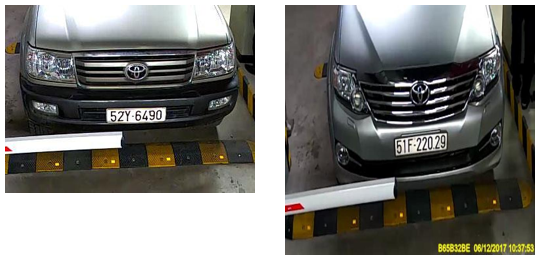
#> input picture datasets/reports/v3/corpus_samples/flagged_pair.png, 550 x 270 px; its folder holds only this picture in this run
$ python -i two_line.py   (imports and definitions only)
#> lines starting #> are read from the running program, lines starting #| are printed output that depends on the picture; after the words box and inside, x2 and y2 are one past the last pixel; in counts of white or black regions, pixels touching at a corner belong together
"""Geometry helpers that turn two-line plate crops into single-line strips (Risk R-04)."""

from __future__ import annotations

import logging
from typing import Final

import cv2
import numpy as np

from ai.inference.exceptions import InvalidImageError
from ai.inference.types import BoundingBox, ImageArray

__all__ = [
    "DEFAULT_TWO_LINE_AR_THRESHOLD",
    "UPPER_HALF_END_RATIO",
    "LOWER_HALF_START_RATIO",
    "MIN_MERGE_HEIGHT",
    "MIN_RECTIFY_ANGLE_DEGREES",
    "MAX_RECTIFY_ANGLE_DEGREES",
    "MIN_RECTIFY_AREA_FRACTION",
    "estimate_line_count",
    "rectify_plate",
    "stretch_vertical",
    "split_two_line",
    "merge_two_line",
    "preprocess_plate",
]

_LOGGER = logging.getLogger(__name__)

DEFAULT_TWO_LINE_AR_THRESHOLD: Final[float] = 2.5
"""Aspect-ratio cut-off below which a crop is treated as a two-line plate."""

LINE_COUNT_STABILITY_MARGIN: Final[float] = 0.15
"""A narrow uncertainty band near the threshold keeps ambiguous short plates stable."""

UPPER_HALF_END_RATIO: Final[float] = 5.0 / 12.0
"""Fraction of the crop height at which the upper half stops (0.4167)."""

LOWER_HALF_START_RATIO: Final[float] = 1.0 / 3.0
"""Fraction of the crop height at which the lower half starts (0.3333)."""

MIN_MERGE_HEIGHT: Final[int] = 48
"""Floor for the common height used when merging the two halves, in pixels."""

MIN_RECTIFY_ANGLE_DEGREES: Final[float] = 1.5
"""Estimated skew below which :func:`rectify_plate` leaves the crop untouched."""

MAX_RECTIFY_ANGLE_DEGREES: Final[float] = 35.0
"""Estimated skew above which the estimate itself is distrusted."""

MIN_RECTIFY_AREA_FRACTION: Final[float] = 0.25
"""Smallest fraction of the crop the candidate plate blob must cover."""

_CLAHE_DEFAULT_CLIP_LIMIT: Final[float] = 2.0
_CLAHE_DEFAULT_TILE_GRID: Final[tuple[int, int]] = (8, 8)
_DENOISE_DEFAULT_DIAMETER: Final[int] = 5
_DENOISE_DEFAULT_SIGMA_COLOR: Final[float] = 50.0
_DENOISE_DEFAULT_SIGMA_SPACE: Final[float] = 50.0


# [318 lines left out: functions _validate_image, estimate_line_count, rectify_plate, stretch_vertical, split_two_line, merge_two_line and 3 more, not called in this run]

>>> import cv2
>>> picture = cv2.imread('../../datasets/reports/v3/corpus_samples/flagged_pair.png')
#> picture is the input picture: shape (270, 550, 3); mean B, G, R 126.5, 130.1, 130.7
>>> result = rectify_plate(picture)
#> in rectify_plate, `gray = cv2.cvtColor(image, cv2.COLOR_BGR2GRAY) if image.ndim == 3 else..`:
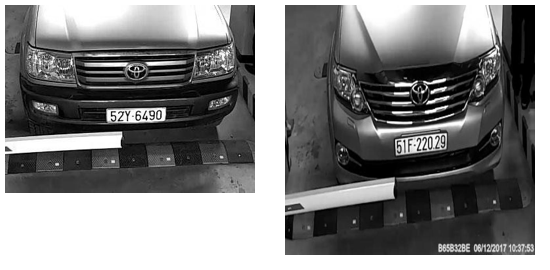
#> gray: shape (270, 550); min 0, max 255, mean 129.8
#> in rectify_plate, `blurred = cv2.GaussianBlur(gray, (5, 5), 0)`:
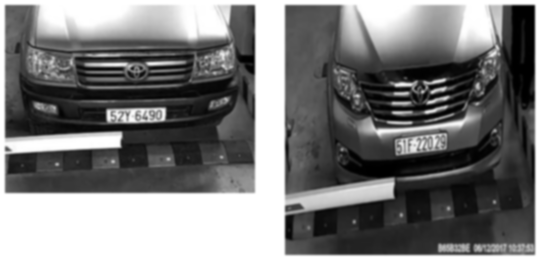
#> blurred: shape (270, 550); min 0, max 255, mean 129.8
#> in rectify_plate, `_, binary = cv2.threshold(blurred, 0, 255, cv2.THRESH_BINARY + cv2.THR..`:
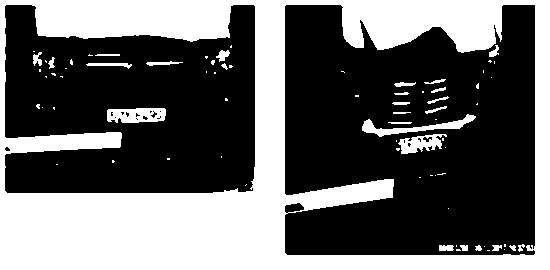
#> binary: shape (270, 550); 39.5% white; 76 white regions (49 under 20 px), largest, box (x1, y1, x2, y2) and area: (0, 0, 550, 270) 55186, (362, 114, 476, 137) 721, (107, 108, 166, 123) 709
#> the loop in rectify_plate, `for candidate in (binary, cv2.bitwise_not(binary)):` made 2 passes
#> after the loop in rectify_plate, `for candidate in (binary, cv2.bitwise_not(binary)):`: best_area = 147681
#> in rectify_plate, `(center_x, center_y), (rect_side_a, rect_side_b), _raw_angle = best_rect`: center_x = 274.5; center_y = 134.5; rect_side_a = 269; rect_side_b = 549
#> in rectify_plate, `rect_height = min(rect_side_a, rect_side_b)`: rect_height = 269
#> in rectify_plate, `box = cv2.boxPoints(best_rect)`: box = [[549, 269], [-8.24e-15, 269], [0, 0], [549, 0]]
#> in rectify_plate, `edges = box - np.roll(box, 1, axis=0)`: edges = [[0, 269], [-549, 0], [8.24e-15, -269], [549, 0]]
#> in rectify_plate, `longest_edge = edges[int(np.argmax(np.hypot(edges[:, 0], edges[:, 1])))]`: longest_edge = [-549, 0]
#> in rectify_plate, `angle = float(np.degrees(np.arctan2(longest_edge[1], longest_edge[0])))`: angle = 180
#> in rectify_plate, `angle -= 180.0`: angle = 0

$ run again, on datasets/reports/v3/corpus_samples/pairs_d14.png
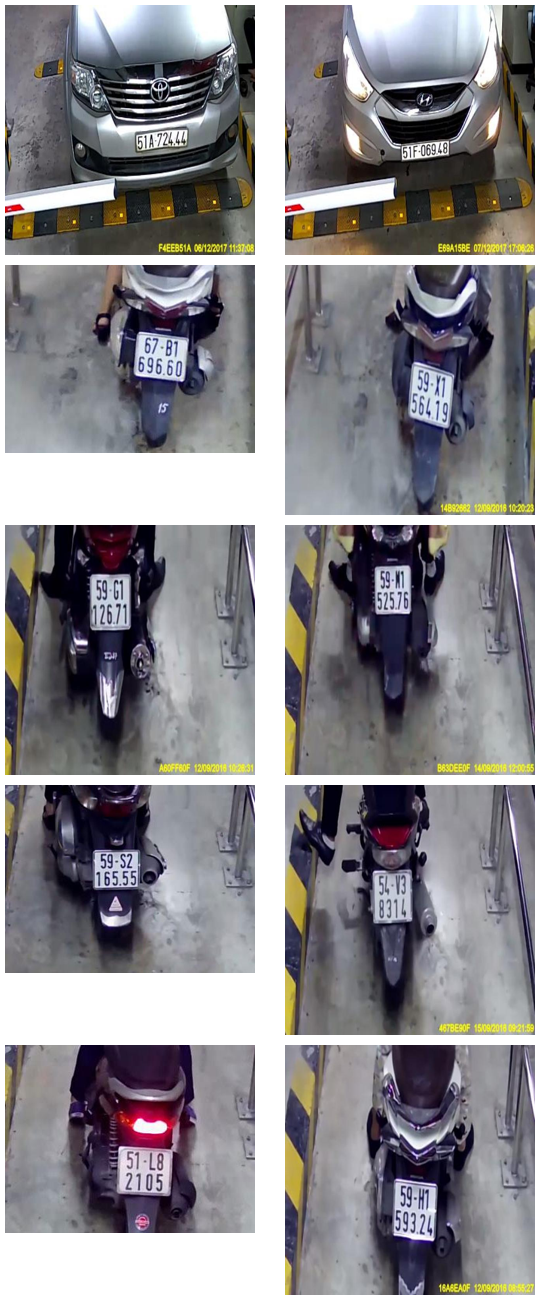
#> input picture datasets/reports/v3/corpus_samples/pairs_d14.png, 550 x 1310 px
#> picture is the input picture: shape (1310, 550, 3); mean B, G, R 142.4, 138.4, 140.4
#> in rectify_plate, `gray = cv2.cvtColor(image, cv2.COLOR_BGR2GRAY) if image.ndim == 3 else..`:
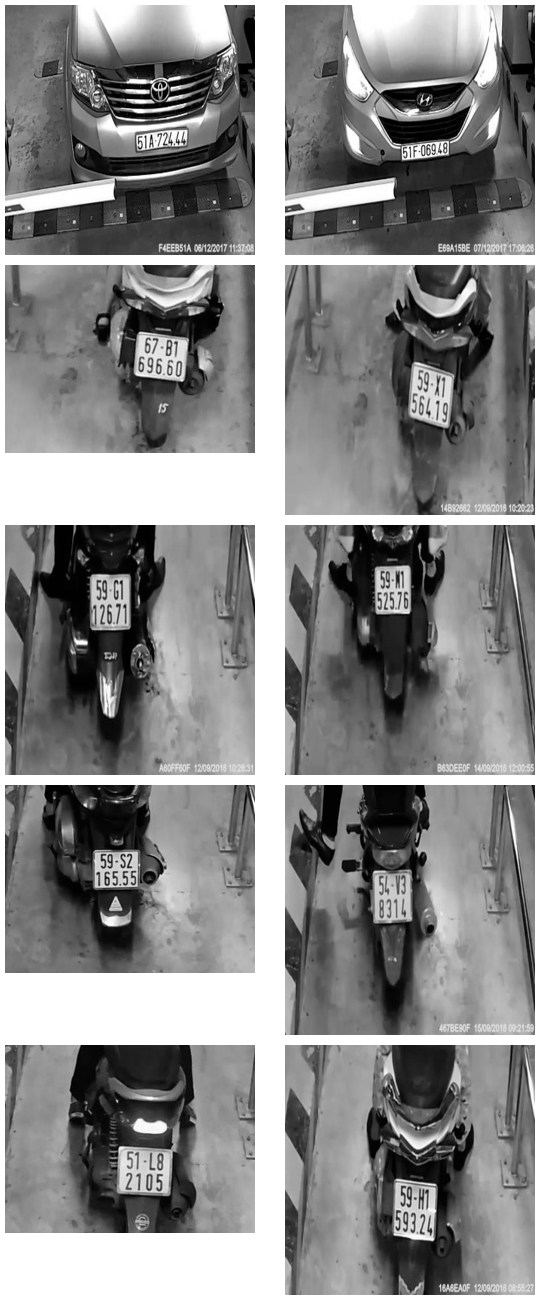
#> gray: shape (1310, 550); min 0, max 255, mean 139.5
#> in rectify_plate, `_, binary = cv2.threshold(blurred, 0, 255, cv2.THRESH_BINARY + cv2.THR..`:
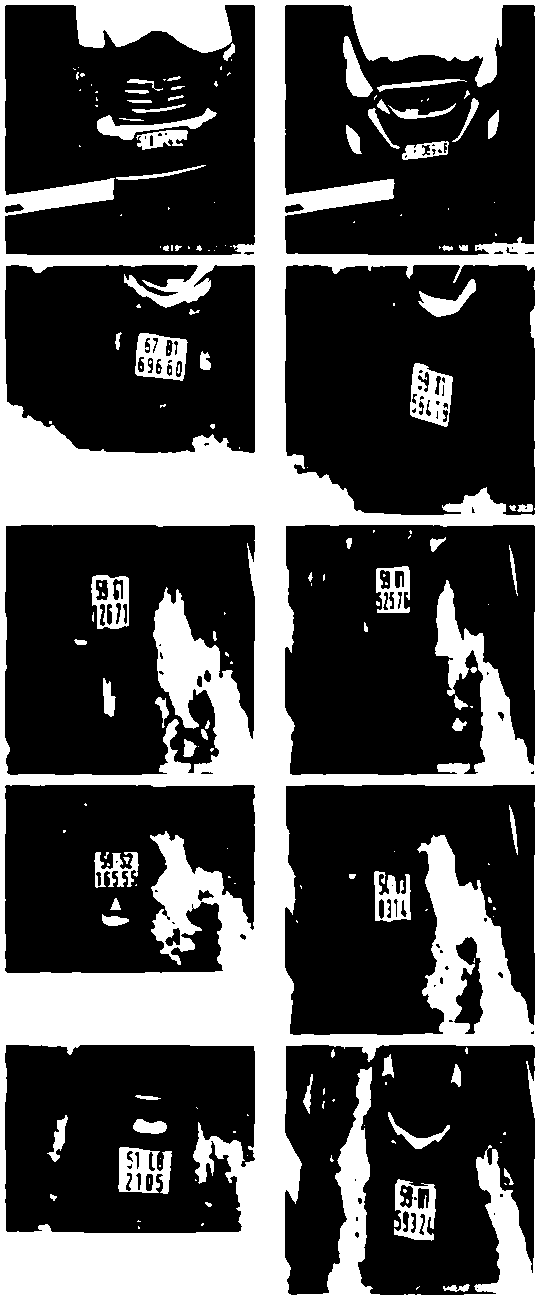
#> binary: shape (1310, 550); 33.8% white; 184 white regions (107 under 20 px), largest, box (x1, y1, x2, y2) and area: (0, 0, 550, 1310) 221026, (410, 363, 453, 427) 1678, (118, 1147, 172, 1194) 1662
#> the loop in rectify_plate, `for candidate in (binary, cv2.bitwise_not(binary)):` made 2 passes
#> after the loop in rectify_plate, `for candidate in (binary, cv2.bitwise_not(binary)):`: best_area = 718641
#> center_x = 274.5; center_y = 654.5; rect_side_a = 1309; rect_side_b = 549
#> rect_width = 1309
#> rect_height = 549
#> box = [[549, 1309], [-4.01e-14, 1309], [0, 0], [549, 0]]
#> edges = [[0, 1309], [-549, 0], [4.01e-14, -1309], [549, 0]]
#> longest_edge = [0, 1309]
#> angle = 90
